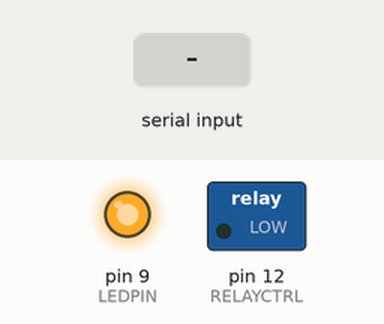
Bench run of a sketch on a simulated Arduino Uno, built with avr-gcc and run on an emulated ATmega328P. Shown: switched loads named in the sketch (green lamp = pin HIGH), output pins drawn as LEDs (lit = HIGH). Inputs (shaded band) come from the test bench. What the sketch prints to the serial monitor is not drawn.

Above: at 0.1 s.
At 3.2 s:
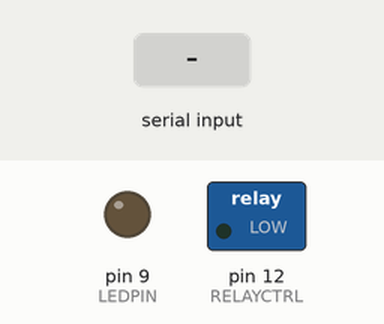
3.3 s: ";" received over Serial
Timing chart, 0 to 6.3 s (numbered marks = the images above; inputs shaded):
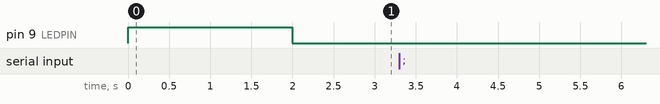

The sketch:

relay_test.ino
```cpp
/*
This is a simple protocol implementation that will toggle Pin 13 on the mote based on the
recieved message. Following is an example of the protocol:
    h; <- this will toggle the pin high
    l; <- this will toggle the pin low

*/
#define RELAYCTRL 12
#define LEDPIN     9

String inputString = "";
bool msgRcvd = false;

void setup() {
  // put your setup code here, to run once:
  Serial.begin(9600);
  inputString.reserve(64);
  pinMode(LEDPIN, OUTPUT);
  pinMode(RELAYCTRL, OUTPUT);
  // Setup complete
  digitalWrite(LEDPIN, HIGH);
  delay(2000);
  digitalWrite(LEDPIN, LOW);
}

void loop() {
  // put your main code here, to run repeatedly:
  if (msgRcvd) {
    char state_req = inputString[0]; // this is for simplicity e.g h; <- this is a message
    switch (state_req) {
      case 'h':
//        setPin(RELAYCTRL, true);
        digitalWrite(RELAYCTRL, HIGH);
        digitalWrite(LEDPIN, HIGH);
        Serial.println("ACK(h)!!");
        inputString = "";
        break;
      case 'l':
//        setPin(RELAYCTRL, false);
        digitalWrite(RELAYCTRL, LOW);
        digitalWrite(LEDPIN, LOW);
        Serial.println("ACK(l)!!");
        inputString = "";
        break;
      default:
        Serial.println("Invalid Message!");
        inputString = "";
        break;
    }
    msgRcvd = false;
  }
}

// this is not working right now.
void setPin(int pin, bool state) {
  digitalWrite(pin, state ? HIGH : LOW);
}

void serialEvent() {
//  Serial.println("got something.");
  while(Serial.available()){
    // get the new byte
    char rcvd = (char)Serial.read();
    // add it to the string
    inputString += rcvd;
//    Serial.write("DEBUG:");
//    Serial.write((char *)inputString);
    // our protocol is ';' terminated. If we see a semicolon
    // set a msgRcvd flag, this will let the main loop know
    // that it needs to do something with this message.
    if (rcvd == ';') {
      msgRcvd = true;
    }
  }
}
```

Measured:
- after the input at 3.3 s, every drawn part: stays the same
